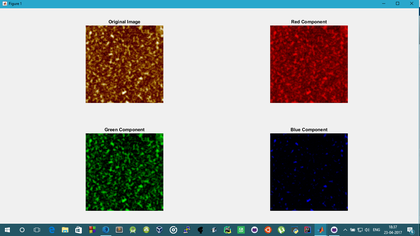
%> input picture Image1.png, 420 x 236 px, shrunk from 1366 x 768 before the run
$ octave Color_Segmentation.m   (GNU Octave 9; MATLAB toolbox functions it lacks are replaced by stand-ins)
%> lines starting %> are read from the running program, lines starting %| are printed output that depends on the picture
clc;
clear all;
close all;
[fname path] = uigetfile('*.*', 'Enter an Image');
%> the answer given: Image1.png
fname = strcat(path,fname);
image = imread(fname);
%> image is the input picture: size 236x420x3 uint8; mean R, G, B 178.7, 177.3, 174.4
subplot(2,2,1);
imshow(image,'Border','tight');
title('Original Image');

R = image;
R(:,:,2:3) = 0;
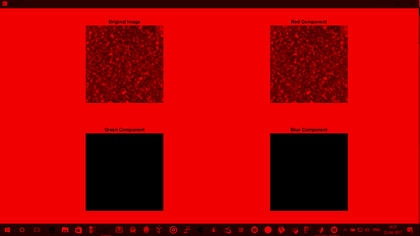
%> R: size 236x420x3 uint8; mean R, G, B 178.7, 0, 0
subplot(2,2,2);
imshow(R,'Border','tight');
title('Red Component');

G = image;
G(:,:,[1 3]) = 0;
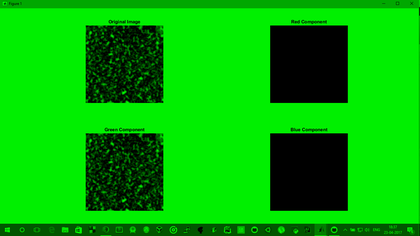
%> G: size 236x420x3 uint8; mean R, G, B 0, 177.3, 0
subplot(2,2,3);
imshow(G,'Border','tight');
title('Green Component');

B = image;
B(:,:,1:2) = 0;
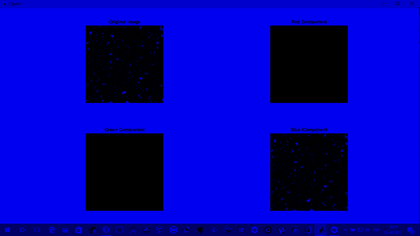
%> B: size 236x420x3 uint8; mean R, G, B 0, 0, 174.4
subplot(2,2,4);
imshow(B,'Border','tight');
title('Blue Component');
ScrSize = get(0,'ScreenSize');
set(gcf,'Units','pixels','Position',ScrSize,'Toolbar','none','Menubar','none');

r = 0; g = 0; b = 0;
for m = 1:size(image,1)
    for n = 1:size(image,2)
        r = r + double(image(m,n,1));
        g = g + double(image(m,n,2));
        b = b + double(image(m,n,3));
    end
end
%> after the loop, b = 17281611; g = 17576264; r = 17714885

totalRGB  = r + g + b;
%> totalRGB = 52572760
RGB(1) = (r / totalRGB) * 100;
RGB(2) = (g / totalRGB) * 100;
RGB(3) = (b / totalRGB) * 100;

labels = {'RED Component','GREEN Component','BLUE Component'};
figure;
h = pie(RGB);
hText = findobj(h,'Type','text'); % text object handles
percentValues = get(hText,'String'); % percent values
legend(labels,'Location','eastoutside','Orientation','vertical');
ScrSize = get(0,'ScreenSize');
set(gcf,'Units','pixels','Position',ScrSize,'Toolbar','none','Menubar','none');
colormap([1 0 0; 0 1 0; 0 0 1]);
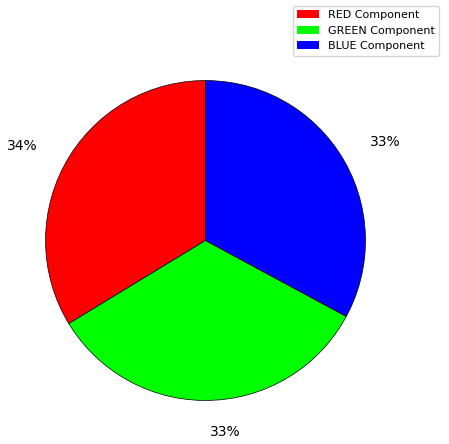
%> figure redrawn from the program's plot data

$ run again, on Image2_PieChart.png
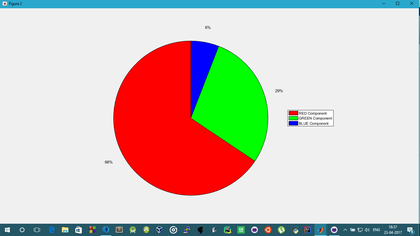
%> input picture Image2_PieChart.png, 420 x 236 px, shrunk from 1366 x 768 before the run
%> image is the input picture: size 236x420x3 uint8; mean R, G, B 208.5, 197.5, 188.6
%> `B(:,:,1:2) = 0;`:
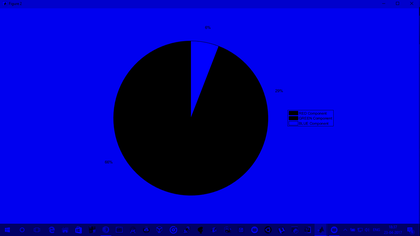
%> B: size 236x420x3 uint8; mean R, G, B 0, 0, 188.6
%> after the loop `for m = 1:size(image,1)`: b = 18693483; g = 19580596; r = 20669493
%> totalRGB = 58943572
%> `colormap([1 0 0; 0 1 0; 0 0 1]);`:
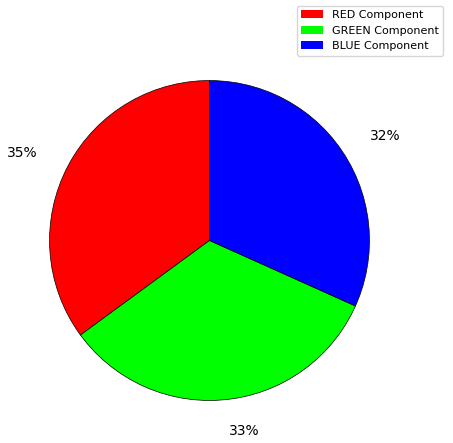
%> figure redrawn from the program's plot data
